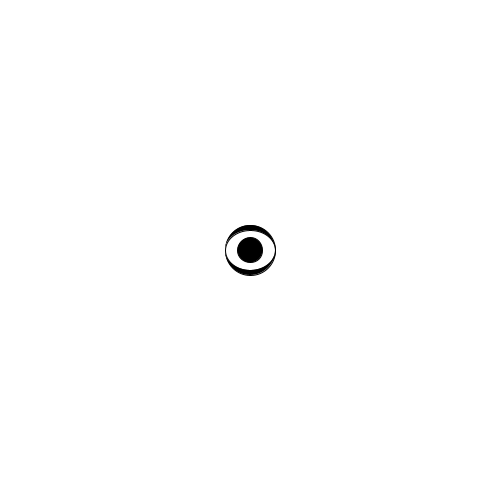
Frame 1 (no input)
Frame 60 (the mouse pressed at the canvas centre just before this capture): identical to frame 1, image omitted
Frame 120 (the mouse held since frame 60 and released just before this capture): identical to frame 1, image omitted

The Processing sketch that drew this single still picture (run headless with seeded random() and noise(); from frame 60 on, the mouse is pressed at the canvas centre):

// Processing sketch: processing_135487
// ── processing_135487.pde

//draw an eye on the screen. use the arrow keys to move the eye on the screen. Use mouseClicks to increase the speed at which the eye moves.

int x;
int y;
int diameter = 50;
int speed = 1;

void setup() {
  size(500, 500);
  x = width/2;
  y = height/2;
}

void draw() {
  background(255);
  drawEye();
}

void keyPressed(){
  if(key == CODED) { // use the arrow keys to move the eye around
    if(keyCode == UP){
       moveUp(); 
    }
    else if(keyCode == DOWN){
       moveDown();
    }
    else if(keyCode == RIGHT) {
      moveRight();
    }
    else if(keyCode == LEFT) {
      moveLeft();
    }
  }
  else{}
}

void mouseClicked() { // use mouse clicks to keep track of the speed
  speed++;
}
void drawEye(){
  fill(0);
  ellipse(x, y, diameter, diameter);
  fill(255);
  ellipse(x, y, diameter, diameter-10);
  fill(0);
  ellipse(x, y, diameter/2, diameter/2);
}

void moveUp(){
  
  if(y < 0){ //if off screen do nothing
  }
  else { //if on screen move up
    y= y - speed;
  }
}

void moveDown() {
  if(y > height){ // if off screen do nothing
  }
  else{ // if on screen move down
    y= y+ speed;
  }
}

void moveRight() {
  if(x>width){//if off screen do nothing
  }
  else { //if on screen move right
    x = x+ speed;
  }
}

void moveLeft() {
  if(x<0) { //if off screen do nothing
  }
  else{
    x = x - speed; //if on screen move left
  }
}
